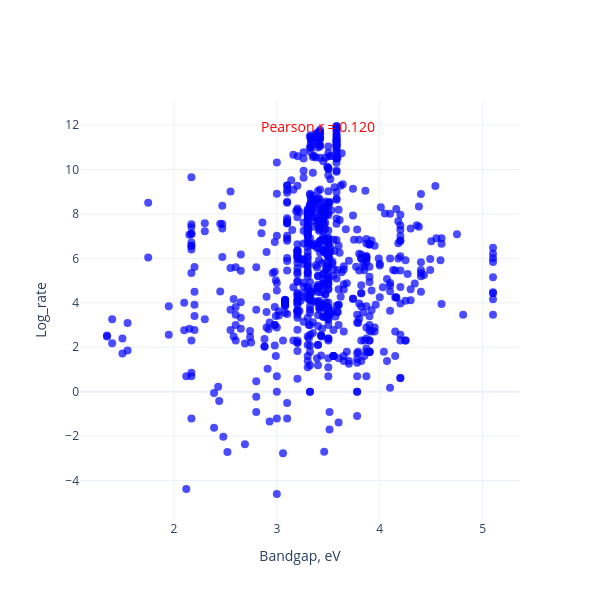
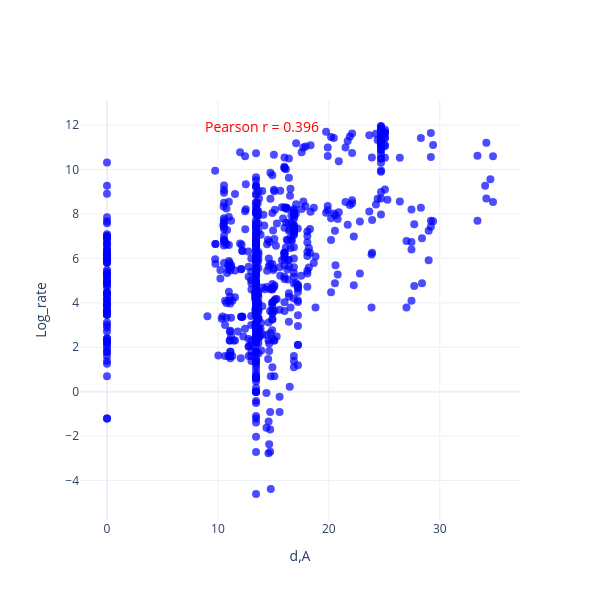
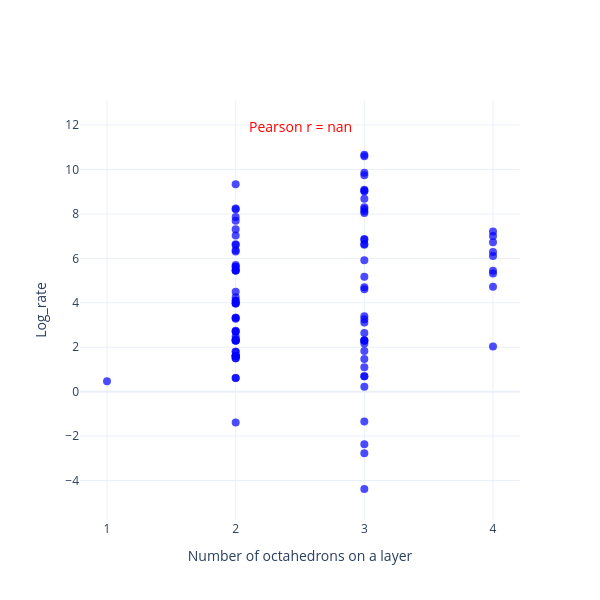

Notebook code for these charts, in order:
### Code cell
for col in numerical_cols:
  draw_scatter_plot(df,col,target_col)

### Figure 1 — Plotly figure (JSON) as saved in the notebook; plotly's stock layout.template omitted (floating-point values rounded to 4 significant figures; data arrays with more than 128 entries replaced by an {"elided": "..."} marker saying what was removed)
{"data": [{"marker": {"color": "blue", "opacity": 0.7, "size": 8}, "mode": "markers", "name": "Data", "type": "scatter", "x": {"elided": "745 float values"}, "y": {"elided": "745 float values"}}], "layout": {"annotations": [{"font": {"color": "red", "size": 14}, "showarrow": false, "text": "Pearson r = 0.120", "x": 3.403, "y": 11.96}], "height": 600, "width": 600, "xaxis": {"title": {"text": "Bandgap, eV"}}, "yaxis": {"title": {"text": "Log_rate"}}}}

### Figure 2 — Plotly figure (JSON) as saved in the notebook; plotly's stock layout.template omitted (floating-point values rounded to 4 significant figures; data arrays with more than 128 entries replaced by an {"elided": "..."} marker saying what was removed)
{"data": [{"marker": {"color": "blue", "opacity": 0.7, "size": 8}, "mode": "markers", "name": "Data", "type": "scatter", "x": {"elided": "745 float values"}, "y": {"elided": "745 float values"}}], "layout": {"annotations": [{"font": {"color": "red", "size": 14}, "showarrow": false, "text": "Pearson r = 0.396", "x": 13.99, "y": 11.96}], "height": 600, "width": 600, "xaxis": {"title": {"text": "d,A"}}, "yaxis": {"title": {"text": "Log_rate"}}}}

### Figure 3 — Plotly figure (JSON) as saved in the notebook; plotly's stock layout.template omitted (floating-point values rounded to 4 significant figures; data arrays with more than 128 entries replaced by an {"elided": "..."} marker saying what was removed)
{"data": [{"marker": {"color": "blue", "opacity": 0.7, "size": 8}, "mode": "markers", "name": "Data", "type": "scatter", "x": {"elided": "745 float values"}, "y": {"elided": "745 float values"}}], "layout": {"annotations": [{"font": {"color": "red", "size": 14}, "showarrow": false, "text": "Pearson r = nan", "x": null, "y": 11.96}], "height": 600, "width": 600, "xaxis": {"title": {"text": "Number of octahedrons on a layer"}}, "yaxis": {"title": {"text": "Log_rate"}}}}
